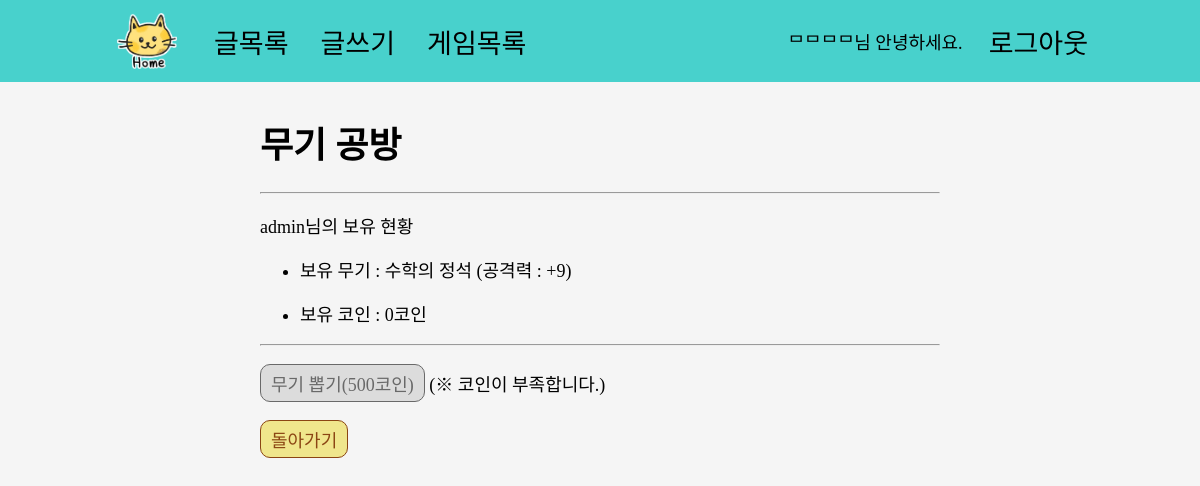
Page /games/weapon/workroom/ (signed in) on the earlier database version.
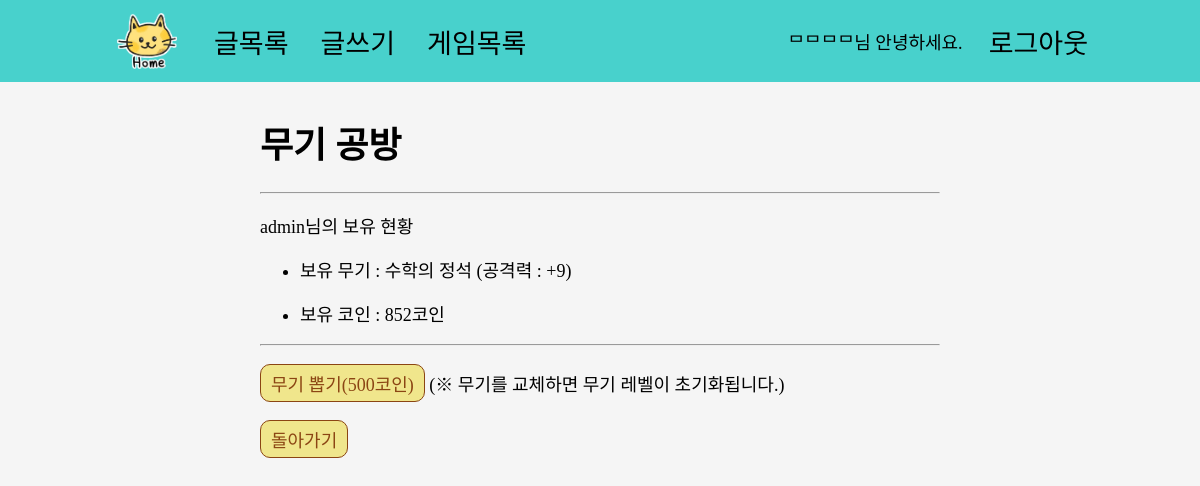
Same page on the later database version.
### games/models.py (models this page shows, shortened)
class Character(models.Model):
    nickname = models.CharField(max_length=20)
    weapon = models.ForeignKey(Weapon, on_delete=models.CASCADE, related_name='character_list', null=True, blank=True)
    coin = models.BigIntegerField(default = 0)
    user = models.OneToOneField(settings.AUTH_USER_MODEL, on_delete=models.CASCADE, related_name='character', null=True, blank=True)

### games/views.py (the view)
# urls.py: path('weapon/workroom/', views.weapon_workroom, name='weapon_workroom'),
def weapon_workroom(request):
    character = get_object_or_404(Character, user=request.user)
    context = {
        'character': character,
        'weapon_name': character.weapon.name,
        'weapon_power': character.weapon.power,
    }
    return render(request, 'games/weapon_workroom.html', context)

### games/templates/games/weapon_workroom.html (shortened to what this page needs)
{% extends 'base.html' %}
{% load static %}
{% block head %}
  <link rel="stylesheet" href="{% static 'css/games/game_form.css' %}">
  <link rel="stylesheet" href="{% static 'css/games/game_adventure.css' %}">
  {% endblock %}
{% block body %}
  <h1>무기 공방</h1>
  <hr>
  <p>{{character.nickname}}님의 보유 현황</p>
  <p>
    <ul>
      <li><p>보유 무기 : <span id="weapon__name">{{weapon_name}}</span>&nbsp;(공격력 : +{{weapon_power}})</p></li>
      <li><p>보유 코인 : {{character.coin}}코인</p></li>
    </ul>
  </p>
  <hr>
  <p>
    <form action="{% url 'games:weapon_pick' %}" method="post" onsubmit="return checkPick()">
      {% if character.coin < 500 %}
        <button type="submit" class="disabled" disabled>무기 뽑기(500코인)</button>
        <span class="weapon-info">(※ 코인이 부족합니다.)</span>
        {% else %}
        <button type="submit">무기 뽑기(500코인)</button>
        <span class="weapon-info">(※ 무기를 교체하면 무기 레벨이 초기화됩니다.)</span>
      {% endif %}
    </form>
  </p>
  <p>
    <a href="{% url 'games:adventure_home' %}" style="display: inline-block; padding: 5px 10px; border: 1px solid; border-radius: 10px; background-color: Khaki; color: SaddleBrown; font-size: 1rem; text-decoration: none;">돌아가기</a>
  </p>
{% endblock %}

Differences in the rows shown:
changed Character "admin": coin "0" → "852"
Other differences:
text no longer shown: "(※ 코인이 부족합니다.)"
text now shown: "(※ 무기를 교체하면 무기 레벨이 초기화됩니다.)"
